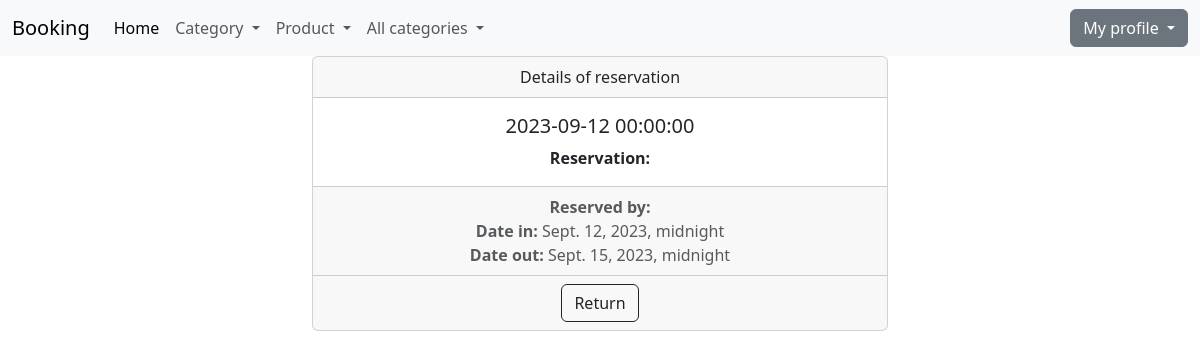
The app's page /detail_reservation/1/ (signed in) with its own data.
### reservation/models.py (models this page shows)
class Reservation(models.Model):
    date_in = models.DateField()
    date_out = models.DateField()
    def __str__(self):
        return f'{self.date_in}'

### reservation/views.py (the view)
# urls.py: path('detail_reservation/<int:pk>/', views.ReservationDetailView.as_view(), name='detail-reservation'),
class ReservationDetailView(PermissionRequiredMixin, DetailView):
    template_name = 'reservation/detail_reservation.html'
    model = Reservation
    permission_required = 'reservation.add_reservation'

### booking/context_processors.py (called while the page is built)
def get_all_categories(request):
    return {'get_categories': Category.objects.all()}

### templates/reservation/detail_reservation.html (shortened to what this page needs)
{% extends 'base.html' %}
{% block content %}
    <div class="container-fluid">
        <div class="row">
            <div class="col-md-6 offset-md-3">
                <div class="card text-center">
                    <div class="card-header">
                        Details of reservation
                    </div>
                    <div class="card-body">
                        <h5 class="card-title">{{ reservation }}</h5>
                        <p class="card-text"><b>Reservation:</b>{{ reservation.product }}</p>
                    </div>
                    <div class="card-footer text-body-secondary">
                        <b>Reserved by:</b> {{ reservation.reserved_by }} <br>
                        <b>Date in:</b> {{ reservation.date_in }} <br>
                        <b>Date out:</b> {{ reservation.date_out }} <br>
                    </div>
                    <div class="card-footer">
                        <a href="{% url 'list-of-reservations' %}" class="btn btn-outline-dark">Return</a>
                    </div>
                </div>
            </div>
        </div>
    </div>
{% endblock %}

### records on screen
Reservation: date_in "2023-09-12 00:00:00", date_in "Sept. 12, 2023, midnight", date_out "Sept. 15, 2023, midnight"
